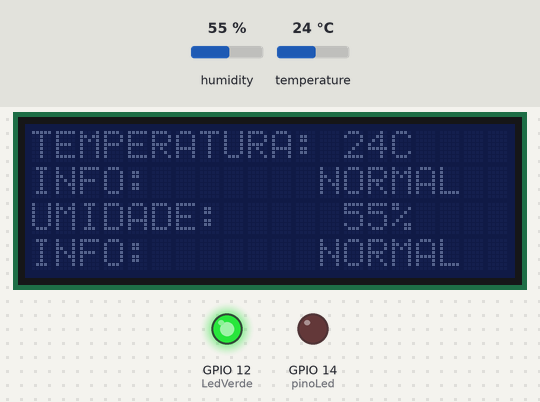
A sketch run on a simulated ESP32. Parts: 20×4 character LCD, output pins drawn as LEDs (lit = HIGH). Inputs (shaded band) come from the test bench; at power-on: humidity 55 %, temperature 24 °C.

Above: at 1.2 s.
1.3 s: humidity set to 69 %
At 2.5 s:
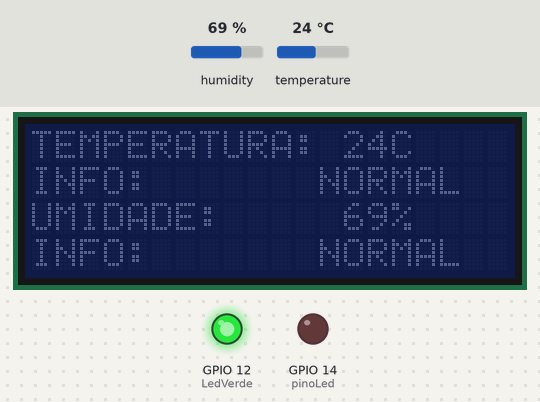
2.8 s: humidity set to 72 %
At 4.0 s:
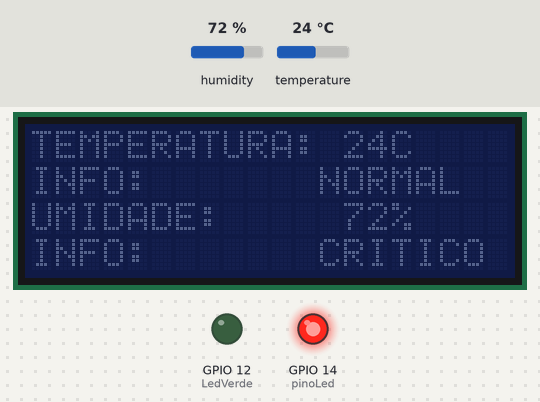
4.3 s: temperature set to 41 °C
At 4.8 s:
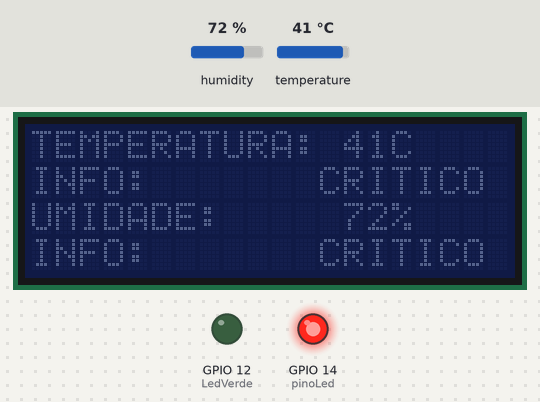
5.8 s: humidity set to 22 %
At 6.9 s:
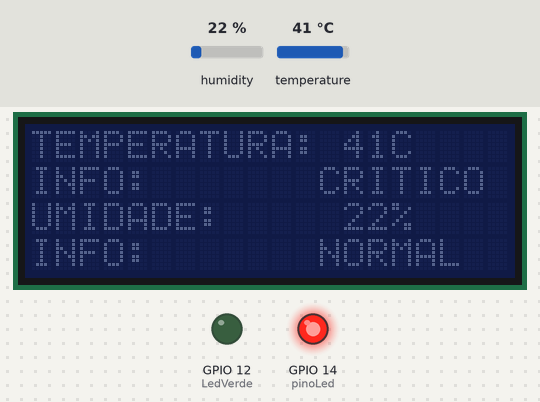
Timing chart, 0 to 8.4 s (numbered marks = the images above; inputs shaded):
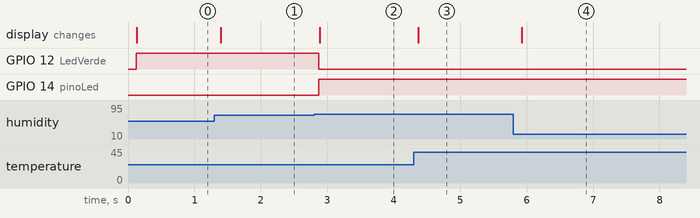

Measured:
- the behaviour switches between 70 and 71 % on humidity (found by bisection; images 1 and 2)
- after the input at 1.3 s, the display: changes after 0.10 s (image 1)
- after the input at 2.8 s, GPIO 12 (LedVerde): HIGH → LOW after 0.07 s; GPIO 14 (pinoLed): LOW → HIGH after 0.07 s; the display: changes after 0.08 s (image 2)
- after the input at 4.3 s, the display: changes after 0.07 s (image 3)
- after the input at 5.8 s, the display: changes after 0.13 s (image 4)

The sketch:

sketch.ino
```cpp
#include <LiquidCrystal_I2C.h> // Biblioteca para controle de display LCD I2CA
#include <DHTesp.h> // Biblioteca para leitura do sensor DHT22

int pinoLed = 14; // Pino do LED vermelho
int LedVerde = 12; // Pino do LED verde
int cont = 0; // Variável de contador
const int pinoSensor = 13; // Pino do sensor DHT22

DHTesp sensor; // Objeto do tipo DHTesp para controlar o sensor DHT22

LiquidCrystal_I2C display(0X27, 20, 4); // Objeto para controle do display LCD

void setup() {
  // Inicialização do programa
  Serial.begin(115200); // Inicializa a comunicação serial a 115200 bps

  pinMode(pinoLed, OUTPUT); // Define o pino do LED vermelho como saída
  pinMode(LedVerde, OUTPUT); // Define o pino do LED verde como saída

  sensor.setup(pinoSensor, DHTesp::DHT22); // Inicializa o sensor DHT22

  display.init(); // Inicializa o display LCD
}

void loop() {
  // Código principal, executado repetidamente

  delay(10); // Atraso de 10 milissegundos

  int temp = sensor.getTemperature(); // Lê a temperatura do sensor DHT22
  int humi = sensor.getHumidity(); // Lê a umidade do sensor DHT22

  // Exibe a temperatura no display LCD
  display.setCursor(0, 0);
  display.print("TEMPERATURA:");
  display.setCursor(13, 0);
  display.print(temp);
  display.setCursor(15, 0);
  display.print("C");
  display.setCursor(0, 1);
  display.print("INFO:");

  // Exibe a umidade no display LCD
  display.setCursor(0, 2);
  display.print("UMIDADE:");
  display.setCursor(13, 2);
  display.print(humi);
  display.setCursor(15, 2);
  display.print("%");
  display.setCursor(0, 3);
  display.print("INFO:");

  // Verifica se a umidade está acima de 70% ou a temperatura está acima de 35 graus Celsius
  if(humi > 70 or temp > 35){
    digitalWrite(pinoLed, HIGH); // Acende o LED vermelho
    digitalWrite(LedVerde, LOW); // Desliga o LED verde
  }else{
    digitalWrite(pinoLed, LOW); // Desliga o LED vermelho
    digitalWrite(LedVerde, HIGH); // Acende o LED verde
  }

  // Exibe "CRITICO" ou "NORMAL" no display LCD dependendo da temperatura
  if(temp > 35){
    display.setCursor(12, 1);
    display.print("CRITICO");
  }else{
    display.setCursor(12, 1);
    display.print("NORMAL ");
  }

  // Exibe "CRITICO" ou "NORMAL" no display LCD dependendo da umidade
  if(humi > 70){
    display.setCursor(12, 3);
    display.print("CRITICO");
  }else{
    display.setCursor(12, 3);
    display.print("NORMAL ");
  }
}
```
